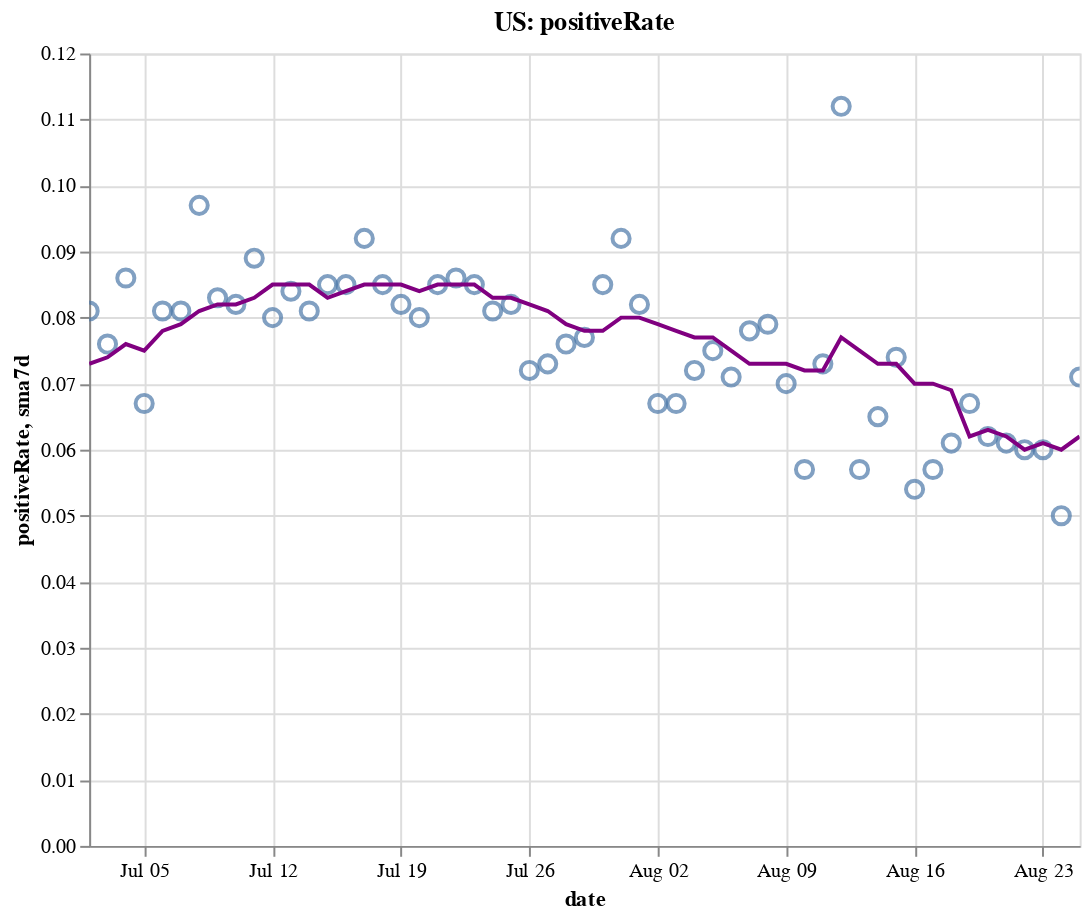

Notebook code cell kept with this figure:
### Code cell
create_plot(us, 'positiveRate')

### Figure 1 — Vega-Lite specification as saved in the notebook (floating-point values rounded to 4 significant figures)
{"config": {"view": {"continuousWidth": 400, "continuousHeight": 300}}, "layer": [{"layer": [{"mark": {"type": "point", "size": 75}, "encoding": {"tooltip": [{"type": "temporal", "field": "date"}, {"type": "quantitative", "field": "positiveRate"}, {"type": "quantitative", "field": "sma7d"}], "x": {"type": "temporal", "field": "date"}, "y": {"type": "quantitative", "field": "positiveRate"}}, "selection": {"selector004": {"type": "interval", "bind": "scales", "encodings": ["x", "y"]}}}, {"mark": {"type": "line", "color": "purple"}, "encoding": {"x": {"type": "temporal", "field": "date"}, "y": {"type": "quantitative", "field": "sma7d"}}}]}, {"mark": {"type": "rule", "color": "#aaa"}, "encoding": {"x": {"type": "temporal", "field": "date"}}, "transform": [{"filter": {"selection": "selector003"}}]}, {"mark": "circle", "encoding": {"opacity": {"condition": {"value": 1, "selection": "selector003"}, "value": 0}, "tooltip": [{"type": "temporal", "field": "date"}, {"type": "quantitative", "field": "positiveRate"}, {"type": "quantitative", "field": "sma7d"}], "x": {"type": "temporal", "field": "date"}, "y": {"type": "quantitative", "field": "positiveRate"}}, "selection": {"selector003": {"type": "single", "encodings": ["x"], "on": "mouseover", "nearest": true, "empty": "none"}}}, {"mark": {"type": "text", "align": "left", "dx": 5, "dy": -5, "stroke": "white", "strokeWidth": 2}, "encoding": {"text": {"type": "quantitative", "field": "positiveRate"}, "tooltip": [{"type": "temporal", "field": "date"}, {"type": "quantitative", "field": "positiveRate"}, {"type": "quantitative", "field": "sma7d"}], "x": {"type": "temporal", "field": "date"}, "y": {"type": "quantitative", "field": "positiveRate"}}, "transform": [{"filter": {"selection": "selector003"}}]}, {"mark": {"type": "text", "align": "left", "dx": 5, "dy": -5}, "encoding": {"text": {"type": "quantitative", "field": "positiveRate"}, "tooltip": [{"type": "temporal", "field": "date"}, {"type": "quantitative", "field": "positiveRate"}, {"type": "quantitative", "field": "sma7d"}], "x": {"type": "temporal", "field": "date"}, "y": {"type": "quantitative", "field": "positiveRate"}}, "transform": [{"filter": {"selection": "selector003"}}]}], "data": {"name": "data-d385370123988330fb9e6a9caa71f530"}, "height": 400, "title": "US: positiveRate", "width": 500, "$schema": "https://vega.github.io/schema/vega-lite/v4.8.1.json", "datasets": {"data-d385370123988330fb9e6a9caa71f530": [{"date": "2020-07-02T00:00:00", "totalTestResultsIncrease": 666900.0, "positiveIncrease": 54080.0, "death": 121500.0, "deathIncrease": 695.0, "positiveRate": 0.081, "state": "US", "sma7d": 0.073}, {"date": "2020-07-03T00:00:00", "totalTestResultsIncrease": 711800.0, "positiveIncrease": 53950.0, "death": 122100.0, "deathIncrease": 598.0, "positiveRate": 0.076, "state": "US", "sma7d": 0.074}, {"date": "2020-07-04T00:00:00", "totalTestResultsIncrease": 635400.0, "positiveIncrease": 54340.0, "death": 122400.0, "deathIncrease": 306.0, "positiveRate": 0.086, "state": "US", "sma7d": 0.076}, {"date": "2020-07-05T00:00:00", "totalTestResultsIncrease": 681700.0, "positiveIncrease": 45610.0, "death": 122600.0, "deathIncrease": 209.0, "positiveRate": 0.067, "state": "US", "sma7d": 0.075}, {"date": "2020-07-06T00:00:00", "totalTestResultsIncrease": 516700.0, "positiveIncrease": 41920.0, "death": 122900.0, "deathIncrease": 243.0, "positiveRate": 0.081, "state": "US", "sma7d": 0.078}, {"date": "2020-07-07T00:00:00", "totalTestResultsIncrease": 638800.0, "positiveIncrease": 51730.0, "death": 123800.0, "deathIncrease": 923.0, "positiveRate": 0.081, "state": "US", "sma7d": 0.079}, {"date": "2020-07-08T00:00:00", "totalTestResultsIncrease": 643500.0, "positiveIncrease": 62670.0, "death": 124600.0, "deathIncrease": 807.0, "positiveRate": 0.097, "state": "US", "sma7d": 0.081}, {"date": "2020-07-09T00:00:00", "totalTestResultsIncrease": 709100.0, "positiveIncrease": 59160.0, "death": 125500.0, "deathIncrease": 867.0, "positiveRate": 0.083, "state": "US", "sma7d": 0.082}, {"date": "2020-07-10T00:00:00", "totalTestResultsIncrease": 814900.0, "positiveIncrease": 66850.0, "death": 126300.0, "deathIncrease": 854.0, "positiveRate": 0.082, "state": "US", "sma7d": 0.082}, {"date": "2020-07-11T00:00:00", "totalTestResultsIncrease": 707800.0, "positiveIncrease": 62900.0, "death": 127100.0, "deathIncrease": 757.0, "positiveRate": 0.089, "state": "US", "sma7d": 0.083}, {"date": "2020-07-12T00:00:00", "totalTestResultsIncrease": 769400.0, "positiveIncrease": 61310.0, "death": 127600.0, "deathIncrease": 476.0, "positiveRate": 0.08, "state": "US", "sma7d": 0.085}, {"date": "2020-07-13T00:00:00", "totalTestResultsIncrease": 691900.0, "positiveIncrease": 58100.0, "death": 127900.0, "deathIncrease": 327.0, "positiveRate": 0.084, "state": "US", "sma7d": 0.085}, {"date": "2020-07-14T00:00:00", "totalTestResultsIncrease": 770000.0, "positiveIncrease": 62730.0, "death": 128600.0, "deathIncrease": 736.0, "positiveRate": 0.081, "state": "US", "sma7d": 0.085}, {"date": "2020-07-15T00:00:00", "totalTestResultsIncrease": 773200.0, "positiveIncrease": 65800.0, "death": 129500.0, "deathIncrease": 858.0, "positiveRate": 0.085, "state": "US", "sma7d": 0.083}, {"date": "2020-07-16T00:00:00", "totalTestResultsIncrease": 832400.0, "positiveIncrease": 71040.0, "death": 130400.0, "deathIncrease": 947.0, "positiveRate": 0.085, "state": "US", "sma7d": 0.084}, {"date": "2020-07-17T00:00:00", "totalTestResultsIncrease": 839300.0, "positiveIncrease": 76840.0, "death": 131400.0, "deathIncrease": 951.0, "positiveRate": 0.092, "state": "US", "sma7d": 0.085}, {"date": "2020-07-18T00:00:00", "totalTestResultsIncrease": 763600.0, "positiveIncrease": 64950.0, "death": 132200.0, "deathIncrease": 872.0, "positiveRate": 0.085, "state": "US", "sma7d": 0.085}, {"date": "2020-07-19T00:00:00", "totalTestResultsIncrease": 786700.0, "positiveIncrease": 64260.0, "death": 132800.0, "deathIncrease": 527.0, "positiveRate": 0.082, "state": "US", "sma7d": 0.085}, {"date": "2020-07-20T00:00:00", "totalTestResultsIncrease": 712400.0, "positiveIncrease": 57040.0, "death": 133100.0, "deathIncrease": 363.0, "positiveRate": 0.08, "state": "US", "sma7d": 0.084}, {"date": "2020-07-21T00:00:00", "totalTestResultsIncrease": 754900.0, "positiveIncrease": 63930.0, "death": 134200.0, "deathIncrease": 1038.0, "positiveRate": 0.085, "state": "US", "sma7d": 0.085}, {"date": "2020-07-22T00:00:00", "totalTestResultsIncrease": 801600.0, "positiveIncrease": 69330.0, "death": 135300.0, "deathIncrease": 1171.0, "positiveRate": 0.086, "state": "US", "sma7d": 0.085}, {"date": "2020-07-23T00:00:00", "totalTestResultsIncrease": 845900.0, "positiveIncrease": 71550.0, "death": 136400.0, "deathIncrease": 1055.0, "positiveRate": 0.085, "state": "US", "sma7d": 0.085}, {"date": "2020-07-24T00:00:00", "totalTestResultsIncrease": 933600.0, "positiveIncrease": 75240.0, "death": 137600.0, "deathIncrease": 1176.0, "positiveRate": 0.081, "state": "US", "sma7d": 0.083}, {"date": "2020-07-25T00:00:00", "totalTestResultsIncrease": 791000.0, "positiveIncrease": 64740.0, "death": 138600.0, "deathIncrease": 1023.0, "positiveRate": 0.082, "state": "US", "sma7d": 0.083}, {"date": "2020-07-26T00:00:00", "totalTestResultsIncrease": 851100.0, "positiveIncrease": 61010.0, "death": 139200.0, "deathIncrease": 559.0, "positiveRate": 0.072, "state": "US", "sma7d": 0.082}, {"date": "2020-07-27T00:00:00", "totalTestResultsIncrease": 762700.0, "positiveIncrease": 55320.0, "death": 140200.0, "deathIncrease": 1059.0, "positiveRate": 0.073, "state": "US", "sma7d": 0.081}, {"date": "2020-07-28T00:00:00", "totalTestResultsIncrease": 738100.0, "positiveIncrease": 56450.0, "death": 141300.0, "deathIncrease": 1122.0, "positiveRate": 0.076, "state": "US", "sma7d": 0.079}, {"date": "2020-07-29T00:00:00", "totalTestResultsIncrease": 864500.0, "positiveIncrease": 66960.0, "death": 142800.0, "deathIncrease": 1492.0, "positiveRate": 0.077, "state": "US", "sma7d": 0.078}, {"date": "2020-07-30T00:00:00", "totalTestResultsIncrease": 814700.0, "positiveIncrease": 69420.0, "death": 144100.0, "deathIncrease": 1259.0, "positiveRate": 0.085, "state": "US", "sma7d": 0.078}, {"date": "2020-07-31T00:00:00", "totalTestResultsIncrease": 731900.0, "positiveIncrease": 67620.0, "death": 145400.0, "deathIncrease": 1311.0, "positiveRate": 0.092, "state": "US", "sma7d": 0.08}, {"date": "2020-08-01T00:00:00", "totalTestResultsIncrease": 745700.0, "positiveIncrease": 61100.0, "death": 146600.0, "deathIncrease": 1190.0, "positiveRate": 0.082, "state": "US", "sma7d": 0.08}, {"date": "2020-08-02T00:00:00", "totalTestResultsIncrease": 699500.0, "positiveIncrease": 46760.0, "death": 147100.0, "deathIncrease": 498.0, "positiveRate": 0.067, "state": "US", "sma7d": 0.079}, {"date": "2020-08-03T00:00:00", "totalTestResultsIncrease": 745100.0, "positiveIncrease": 49770.0, "death": 147600.0, "deathIncrease": 519.0, "positiveRate": 0.067, "state": "US", "sma7d": 0.078}, {"date": "2020-08-04T00:00:00", "totalTestResultsIncrease": 717100.0, "positiveIncrease": 51860.0, "death": 148900.0, "deathIncrease": 1255.0, "positiveRate": 0.072, "state": "US", "sma7d": 0.077}, {"date": "2020-08-05T00:00:00", "totalTestResultsIncrease": 699600.0, "positiveIncrease": 52330.0, "death": 150200.0, "deathIncrease": 1346.0, "positiveRate": 0.075, "state": "US", "sma7d": 0.077}, {"date": "2020-08-06T00:00:00", "totalTestResultsIncrease": 766600.0, "positiveIncrease": 54180.0, "death": 151500.0, "deathIncrease": 1251.0, "positiveRate": 0.071, "state": "US", "sma7d": 0.075}, {"date": "2020-08-07T00:00:00", "totalTestResultsIncrease": 785400.0, "positiveIncrease": 61350.0, "death": 152800.0, "deathIncrease": 1333.0, "positiveRate": 0.078, "state": "US", "sma7d": 0.073}, {"date": "2020-08-08T00:00:00", "totalTestResultsIncrease": 683400.0, "positiveIncrease": 53710.0, "death": 153900.0, "deathIncrease": 1089.0, "positiveRate": 0.079, "state": "US", "sma7d": 0.073}, {"date": "2020-08-09T00:00:00", "totalTestResultsIncrease": 724000.0, "positiveIncrease": 50620.0, "death": 154500.0, "deathIncrease": 616.0, "positiveRate": 0.07, "state": "US", "sma7d": 0.073}, {"date": "2020-08-10T00:00:00", "totalTestResultsIncrease": 740900.0, "positiveIncrease": 42090.0, "death": 154900.0, "deathIncrease": 426.0, "positiveRate": 0.057, "state": "US", "sma7d": 0.072}, {"date": "2020-08-11T00:00:00", "totalTestResultsIncrease": 760000.0, "positiveIncrease": 55700.0, "death": 156200.0, "deathIncrease": 1326.0, "positiveRate": 0.073, "state": "US", "sma7d": 0.072}, {"date": "2020-08-12T00:00:00", "totalTestResultsIncrease": 500200.0, "positiveIncrease": 56130.0, "death": 157800.0, "deathIncrease": 1517.0, "positiveRate": 0.112, "state": "US", "sma7d": 0.077}, {"date": "2020-08-13T00:00:00", "totalTestResultsIncrease": 900300.0, "positiveIncrease": 51760.0, "death": 158900.0, "deathIncrease": 1163.0, "positiveRate": 0.057, "state": "US", "sma7d": 0.075}, {"date": "2020-08-14T00:00:00", "totalTestResultsIncrease": 862300.0, "positiveIncrease": 55640.0, "death": 160100.0, "deathIncrease": 1216.0, "positiveRate": 0.065, "state": "US", "sma7d": 0.073}, {"date": "2020-08-15T00:00:00", "totalTestResultsIncrease": 756700.0, "positiveIncrease": 56150.0, "death": 161400.0, "deathIncrease": 1219.0, "positiveRate": 0.074, "state": "US", "sma7d": 0.073}, {"date": "2020-08-16T00:00:00", "totalTestResultsIncrease": 790400.0, "positiveIncrease": 42490.0, "death": 162000.0, "deathIncrease": 619.0, "positiveRate": 0.054, "state": "US", "sma7d": 0.07}, {"date": "2020-08-17T00:00:00", "totalTestResultsIncrease": 670100.0, "positiveIncrease": 37880.0, "death": 162400.0, "deathIncrease": 407.0, "positiveRate": 0.057, "state": "US", "sma7d": 0.07}, {"date": "2020-08-18T00:00:00", "totalTestResultsIncrease": 663600.0, "positiveIncrease": 40800.0, "death": 163600.0, "deathIncrease": 1195.0, "positiveRate": 0.061, "state": "US", "sma7d": 0.069}, {"date": "2020-08-19T00:00:00", "totalTestResultsIncrease": 674000.0, "positiveIncrease": 44950.0, "death": 165000.0, "deathIncrease": 1420.0, "positiveRate": 0.067, "state": "US", "sma7d": 0.062}, {"date": "2020-08-20T00:00:00", "totalTestResultsIncrease": 703300.0, "positiveIncrease": 43760.0, "death": 166100.0, "deathIncrease": 1134.0, "positiveRate": 0.062, "state": "US", "sma7d": 0.063}, {"date": "2020-08-21T00:00:00", "totalTestResultsIncrease": 759100.0, "positiveIncrease": 46560.0, "death": 167300.0, "deathIncrease": 1123.0, "positiveRate": 0.061, "state": "US", "sma7d": 0.062}, {"date": "2020-08-22T00:00:00", "totalTestResultsIncrease": 773800.0, "positiveIncrease": 46240.0, "death": 168300.0, "deathIncrease": 1029.0, "positiveRate": 0.06, "state": "US", "sma7d": 0.06}, {"date": "2020-08-23T00:00:00", "totalTestResultsIncrease": 629500.0, "positiveIncrease": 37570.0, "death": 168900.0, "deathIncrease": 572.0, "positiveRate": 0.06, "state": "US", "sma7d": 0.061}, {"date": "2020-08-24T00:00:00", "totalTestResultsIncrease": 692200.0, "positiveIncrease": 34640.0, "death": 169200.0, "deathIncrease": 343.0, "positiveRate": 0.05, "state": "US", "sma7d": 0.06}, {"date": "2020-08-25T00:00:00", "totalTestResultsIncrease": -563100.0, "positiveIncrease": -40020.0, "death": 170300.0, "deathIncrease": 1143.0, "positiveRate": 0.071, "state": "US", "sma7d": 0.062}]}}
